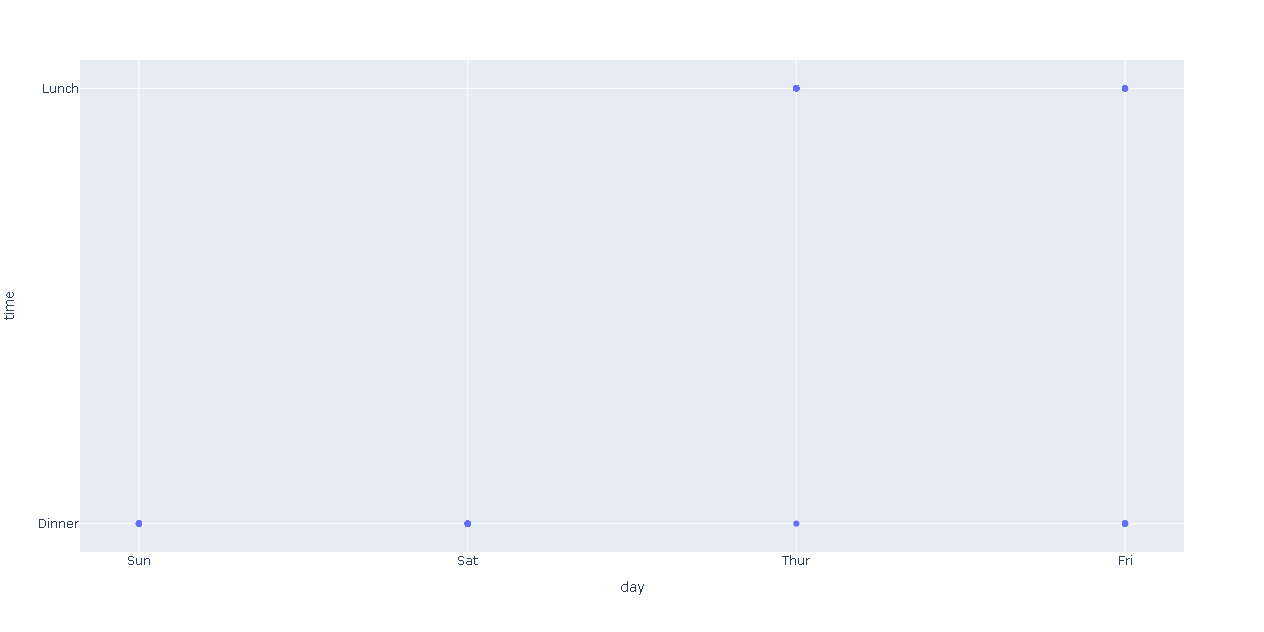

Here is the Python script that generated this plot:
import plotly.express as px # Biblioteca usada para criar gráficos

df = px.data.tips() # DataFrame com conjunto de dados Iris
fig = px.scatter(df, x = 'day', y = 'time')   # Cria o objeto com os dados de x e y
fig.show() # Plota o gráfico

# plotly.express pode criar toda a fígura de uma só vez. Ele usa a graph_objects internamente
